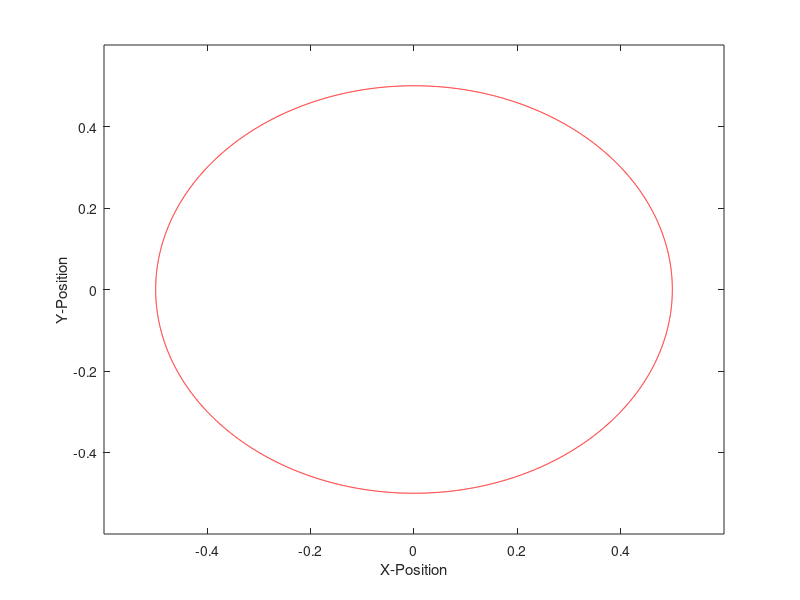

MATLAB code to generate this figure: (Note: this script raises an error after producing the figure.)
clc;
clear;

theta1_0 = -pi/4;
theta2_0 = -pi/4;
dtheta1_0 = 0;
dtheta2_0 = 0;

param.m1 = 0.2; param.m2 = 0.2;
param.L1 = 0.25; param.L2 = 0.25;
param.I1 = 1/12; param.I2 = 1/12;
param.r1 = param.L1; param.r2 = param.L2;
param.g = 9.81;

param.kp1 = 51.18; param.kd1 = 28.59;
param.kp2 = 16; param.kd2 = 4;

L_1 = param.L1;
L_2 = param.L2;

x0=0;
y0=0;
th=0:0.001:2*pi;
xvalue1=0.5*cos(th)+x0;
yvalue1=0.5*sin(th)+y0;
plot(xvalue1,yvalue1,'r');
xlim([-0.6 0.6])
ylim([-0.6 0.6])
xlabel('X-Position')
ylabel('Y-Position')
hold on;

[x,y]=ginput(1);
k = x*x+y*y;
if k>0.25
    error('please click a valid point!')
end

plot(x,y,'--*k');
hold off;

param.theta1_d = atan2(y,x)-acos((x^2+y^2+L_1^2-L_2^2)/(2*L_1*sqrt(x^2+y^2)));
param.theta2_d = acos((L_1^2+L_2^2-x^2-y^2)/(-2*L_1*L_2));

frame = 1200;
frame_time = 12;
tspan = linspace(0,frame_time,frame); % simulation duration
statevar0 = [theta1_0; dtheta1_0; theta2_0; dtheta2_0]; % initial conditions 
options = odeset('reltol',1e-9,'abstol',1e-9); % specifies accuracy of simulation
[tlist1,statevarlist1] = ode45(@vdp3,tspan,statevar0,options,param);

theta1list = statevarlist1(:,1);
dtheta1list = statevarlist1(:,2);
theta2list = statevarlist1(:,3);
dtheta2list = statevarlist1(:,4);


figure(2);
plot(tlist1,theta1list);
ylabel('theta_1');
xlabel('t');
figure(3);
plot(tlist1,theta2list);
ylabel('theta_2');
xlabel('t');

figure(4);
plot(tlist1,dtheta1list);
ylabel('dtheta_1');
xlabel('t');
figure(5);
plot(tlist1,dtheta2list);
ylabel('dtheta_2');
xlabel('t');

figure(1);

joint1tx = zeros(frame,1);
joint1ty = zeros(frame,1);
joint2tx = zeros(frame,1);
joint2ty = zeros(frame,1);

for i = 1:frame
    joint1tx(i) = L_1*cos(theta1list(i));
    joint1ty(i) = L_1*sin(theta1list(i));
    joint2tx(i) = L_1*cos(theta1list(i))+L_2*cos(theta1list(i)+theta2list(i));
    joint2ty(i) = L_1*sin(theta1list(i))+L_2*sin(theta1list(i)+theta2list(i));
end

for i = 1:1200
    x0=0;
    y0=0;
    th=0:0.001:2*pi;
    xvalue1=0.5*cos(th)+x0;
    yvalue1=0.5*sin(th)+y0;
    plot(xvalue1,yvalue1,'r');
    hold on;
    xlim([-0.6 0.6]);
    ylim([-0.6 0.6]);
    xlabel('X-Position');
    ylabel('Y-Position');
    plot(x,y,'--*k');
    a = [0 joint1tx(i) joint2tx(i)];
    b = [0 joint1ty(i) joint2ty(i)];
    scatter(a,b);
    line(a,b);
    xlim([-0.6 0.6]);
    ylim([-0.6 0.6]);
    time = i /120;
    txt = ['t = ' num2str(time)];
    text(-0.5,0.5,txt);
    F = getframe;
    hold off;
end

movie(F,1,30);




